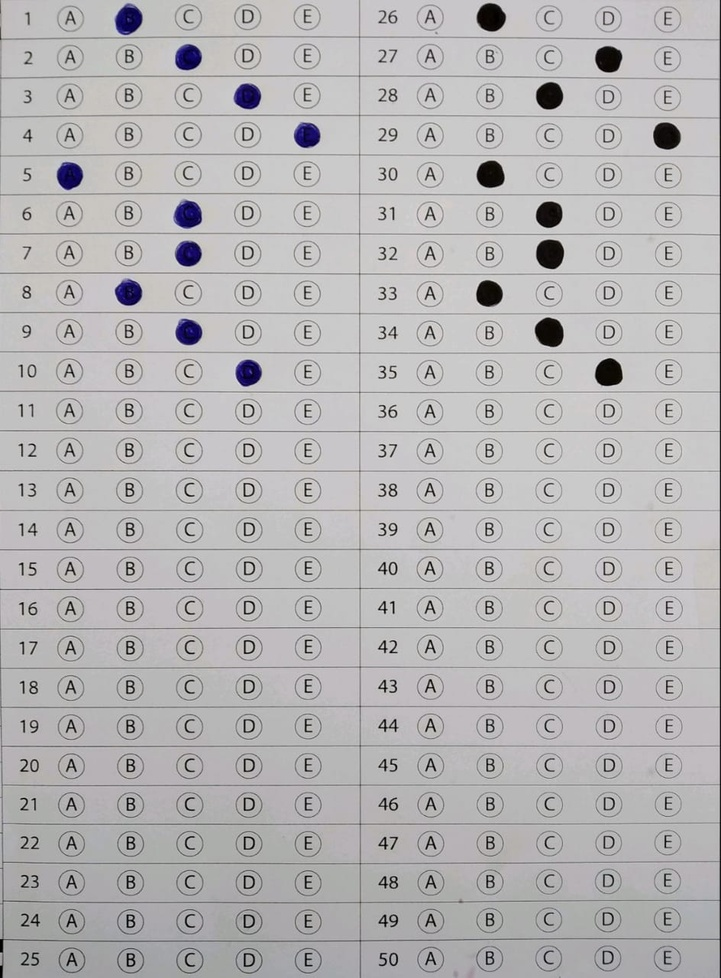
#> input picture images/gabarito.jpeg, 721 x 978 px, shrunk from 944 x 1280 before the run
$ python test.py
#> lines starting #> are read from the running program, lines starting #| are printed output that depends on the picture; after the words box and inside, x2 and y2 are one past the last pixel; in counts of white or black regions, pixels touching at a corner belong together
import numpy as np
import cv2

img = cv2.imread("./images/gabarito.jpeg",0) # 0 seta a leitura para grayscale
img_medianblur = cv2.medianBlur(img,5)
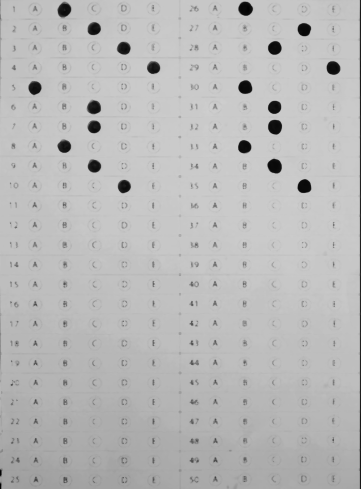
#> img_medianblur: shape (978, 721) (shown at 1/2 size); min 1, max 207, mean 185.9
th1 = cv2.adaptiveThreshold(img,255, cv2.ADAPTIVE_THRESH_GAUSSIAN_C, cv2.THRESH_BINARY,11,7)
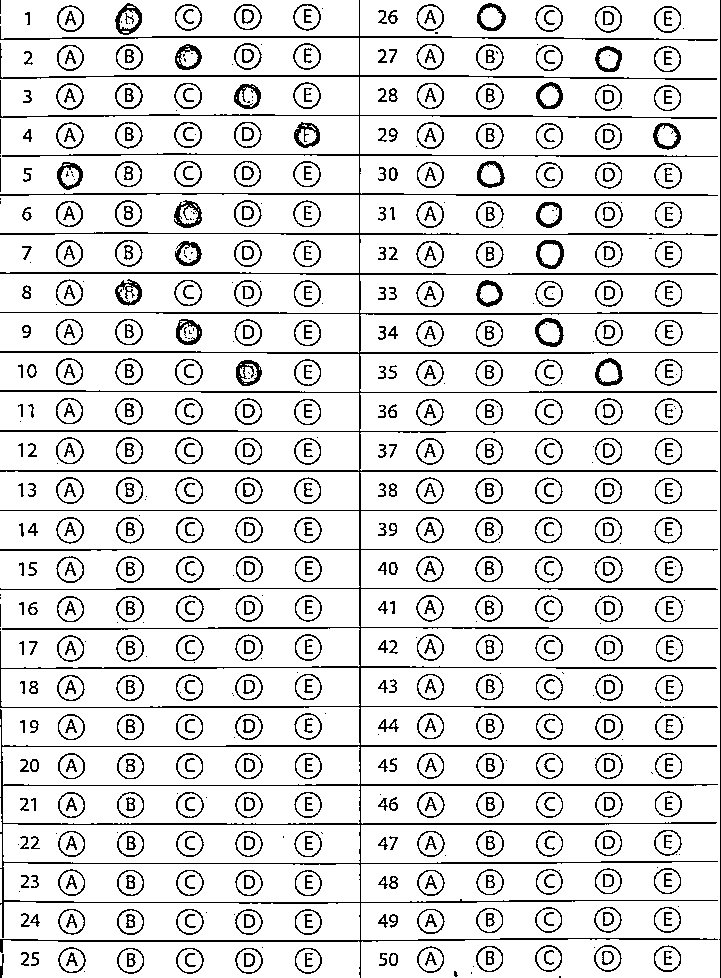
#> th1: shape (978, 721); 87.8% white; black in thin lines or dots
th2 = cv2.adaptiveThreshold(img_medianblur,255, cv2.ADAPTIVE_THRESH_MEAN_C, cv2.THRESH_BINARY,11,7)
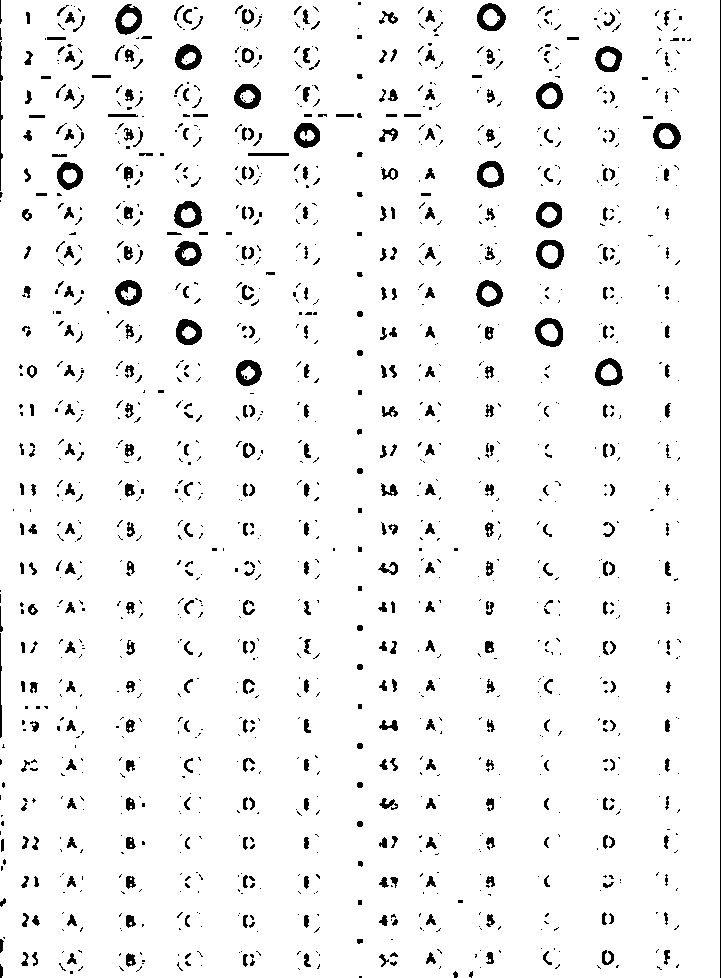
#> th2: shape (978, 721); 95.1% white; 1352 black regions (925 under 20 px)
# [6 lines of commented-out code are left out]
print('tamanho da imagem', th1.shape)
#| tamanho da imagem (978, 721)
output = np.zeros([th1.shape[0], th1.shape[1],1], np.uint8)
output.fill(255)
#> output: shape (978, 721, 1); every value is 255

output_2 = np.zeros([th1.shape[0], th1.shape[1],1], np.uint8)
output_2.fill(255)
countours, hierarchy = cv2.findContours(th1, cv2.RETR_TREE, cv2.CHAIN_APPROX_SIMPLE)
#> countours = 1254 contours, 372 with area under 20; largest, box (x1, y1, x2, y2) and area: (360, 0, 720, 978) 327902, (0, 589, 360, 668) 26342, (0, 116, 359, 194) 26198, (0, 274, 359, 313) 13263, (0, 550, 360, 589) 13262
for i in range(len(countours)):
    cv2.drawContours(output, countours, i, (0,255,0),3)
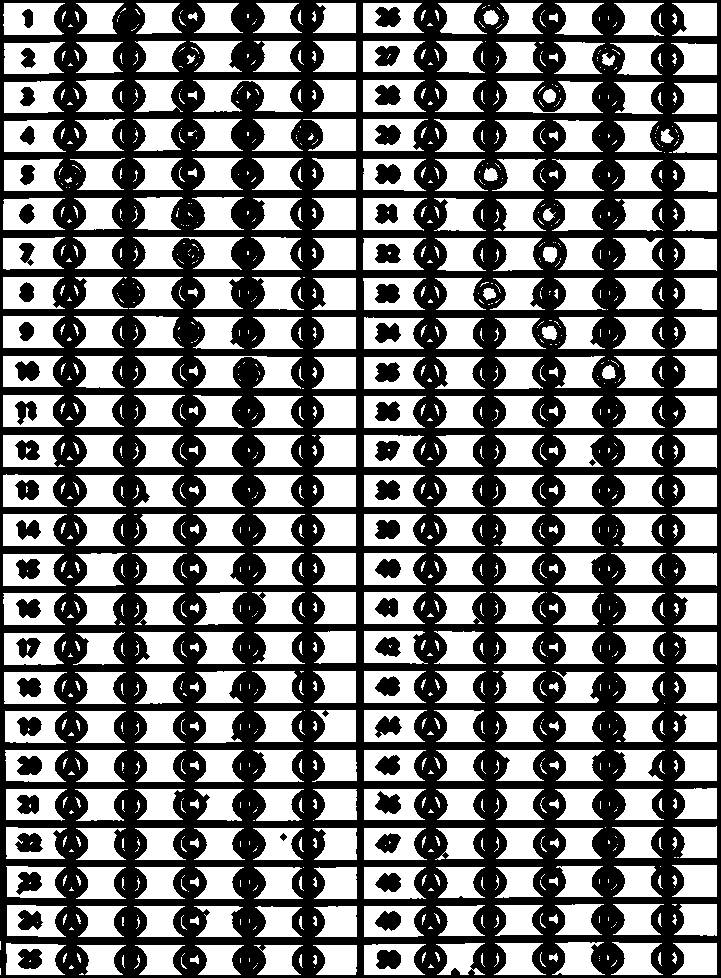
#> output: shape (978, 721, 1); 49.3% white; 1189 white regions (572 under 20 px), largest, box (x1, y1, x2, y2) and area: (133, 237, 244, 270) 2213, (194, 356, 302, 389) 2158, (193, 80, 303, 112) 2146

cv2.imshow('imagem com todos os contornos', output)


countour_number = 0
for i in range(len(countours)):
    isConvex = cv2.isContourConvex(countours[i])
    if(isConvex == True and cv2.contourArea(countours[i]) > 130):
            countour = countours[i]
            countour_number +=1
            cv2.drawContours(output_2, countour, -1, (0,255,0),3)
#> this loop made 1254 passes
#> (isConvex, countour, countour_number) on pass 279: (True, [[0, 511], [0, 548], [358, 548], [358, 511]], 1)
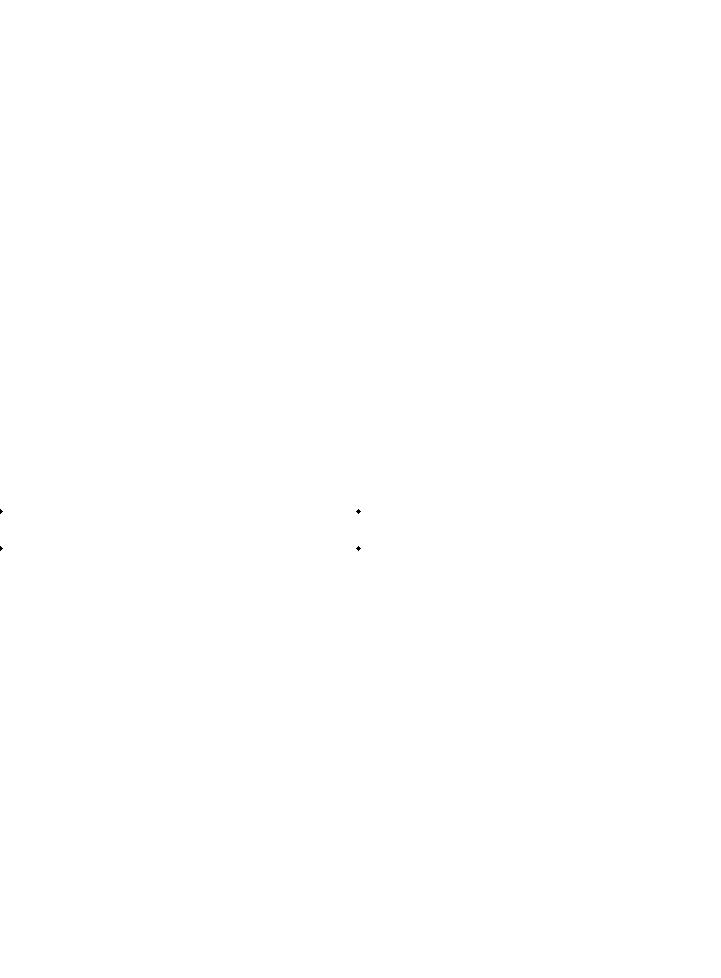
#> output_2: shape (978, 721, 1); 100% white; black in thin lines or dots, all inside (x1, y1, x2, y2) = (0, 509, 361, 551)
#> after the loop, countour_number = 1

print("numero de countours encontrados: ", countour_number)
#| numero de countours encontrados:  1

cv2.imshow("output_2", output_2)

# cv2.imshow('imagem com contornos', output)
# kernel = np.ones((3,3), np.uint8)
# morph open na output
# erosion = cv2.erode(output, kernel, iterations=5)
# cv2.imshow('erosao da imagem', erosion)
# morph close na output

# fill ?

cv2.waitKey()
cv2.destroyAllWindows()

# instalar com -r <nome da file>
# converter imagme pra cinza
# - passar um blur 3x3

$ run again, with images/48_anulada.jpeg copied over images/gabarito.jpeg
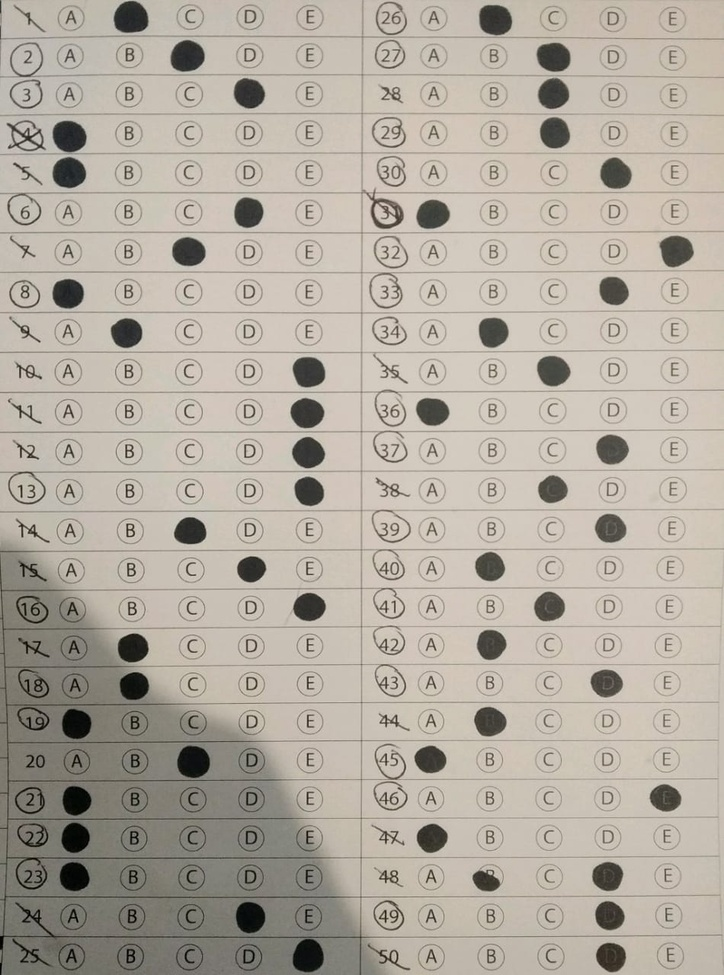
#> input picture images/48_anulada.jpeg, 724 x 975 px, shrunk from 950 x 1280 before the run
#> `th1 = cv2.adaptiveThreshold(img,255, cv2.ADAPTIVE_THRESH_GAUSSIAN_C, c..`:
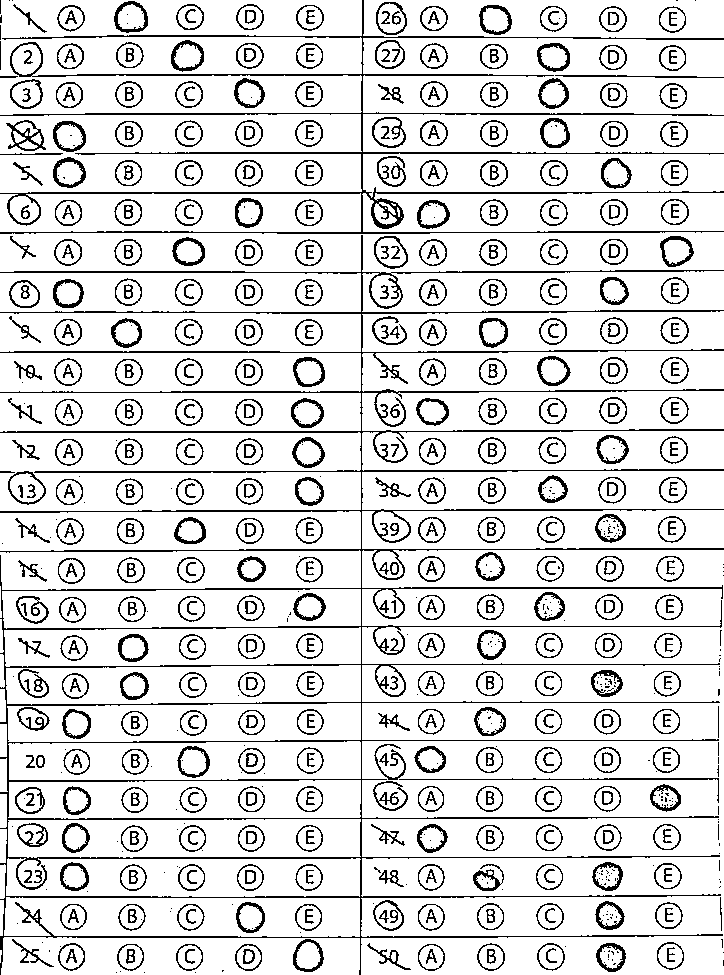
#> th1: shape (975, 724); 86.4% white; black in thin lines or dots
#> th2: shape (975, 724); 91.8% white; 1549 black regions (1068 under 20 px)
#| tamanho da imagem (975, 724)
#> countours = 1328 contours, 470 with area under 20; largest, box (x1, y1, x2, y2) and area: (361, 550, 724, 975) 142788, (0, 232, 724, 312) 39144, (0, 0, 362, 115) 38450, (0, 432, 361, 511) 26576, (0, 114, 362, 193) 26514
#> after the loop `for i in range(len(countours)):`:
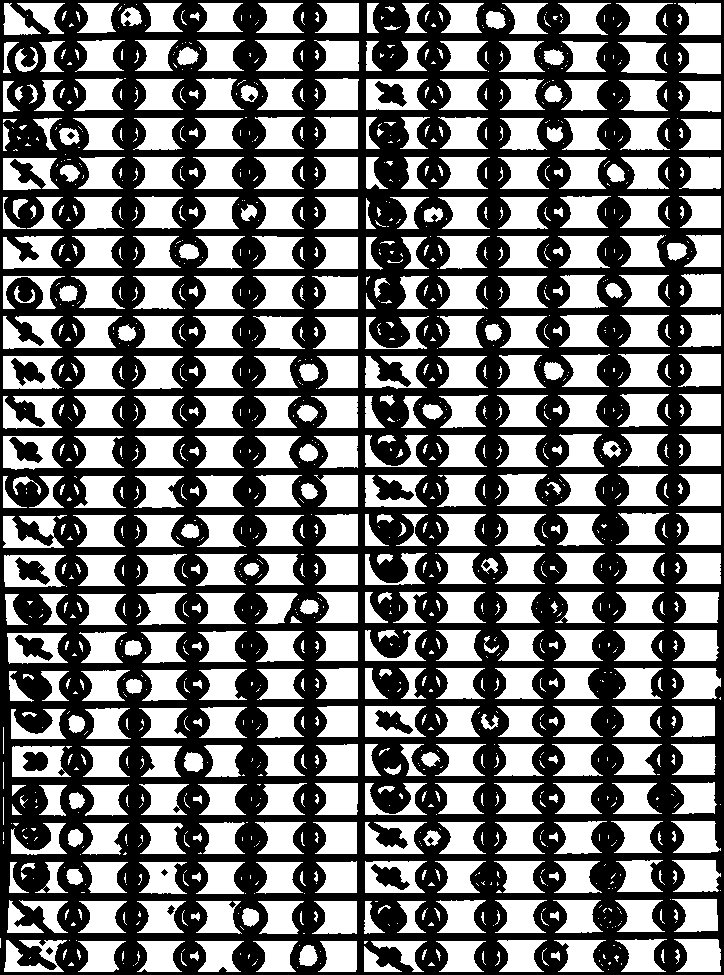
#> output: shape (975, 724, 1); 46.3% white; 1397 white regions (713 under 20 px), largest, box (x1, y1, x2, y2) and area: (3, 236, 64, 269) 1322, (3, 316, 63, 349) 1266, (3, 436, 63, 470) 1255
#> the loop `for i in range(len(countours)):` made 1328 passes
#> (isConvex, countour) on pass 164: (True, [[0, 724], [0, 756], [6, 756], [6, 724]])
#> after the loop `for i in range(len(countours)):`: countour_number = 4
#| numero de countours encontrados:  4

$ run again, with images/img_joao.jpeg copied over images/gabarito.jpeg
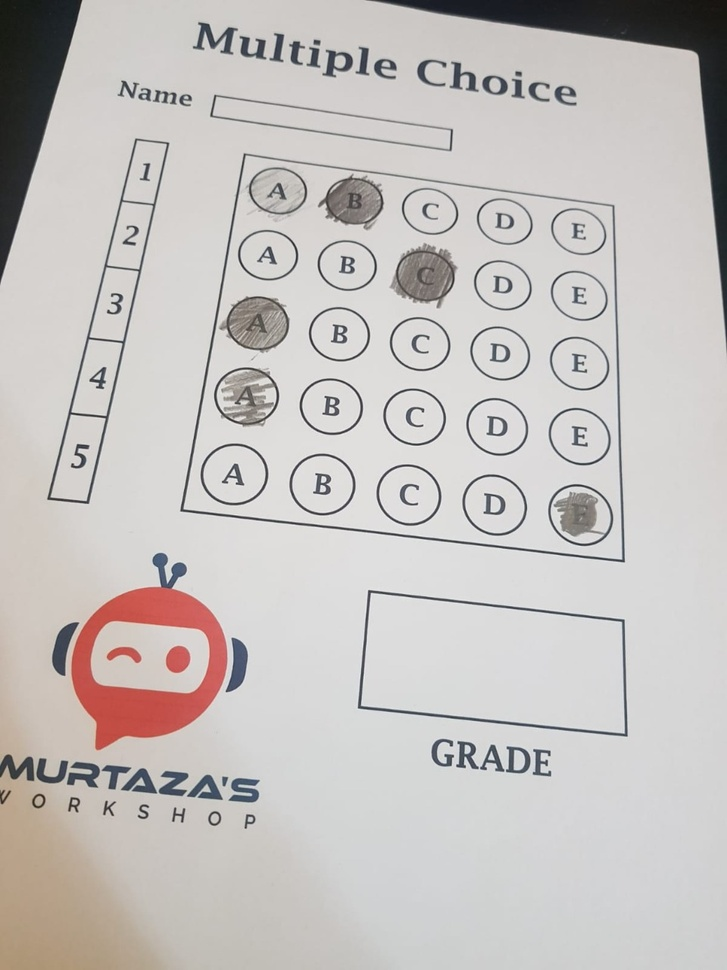
#> input picture images/img_joao.jpeg, 727 x 970 px, shrunk from 960 x 1280 before the run
#> `th1 = cv2.adaptiveThreshold(img,255, cv2.ADAPTIVE_THRESH_GAUSSIAN_C, c..`:
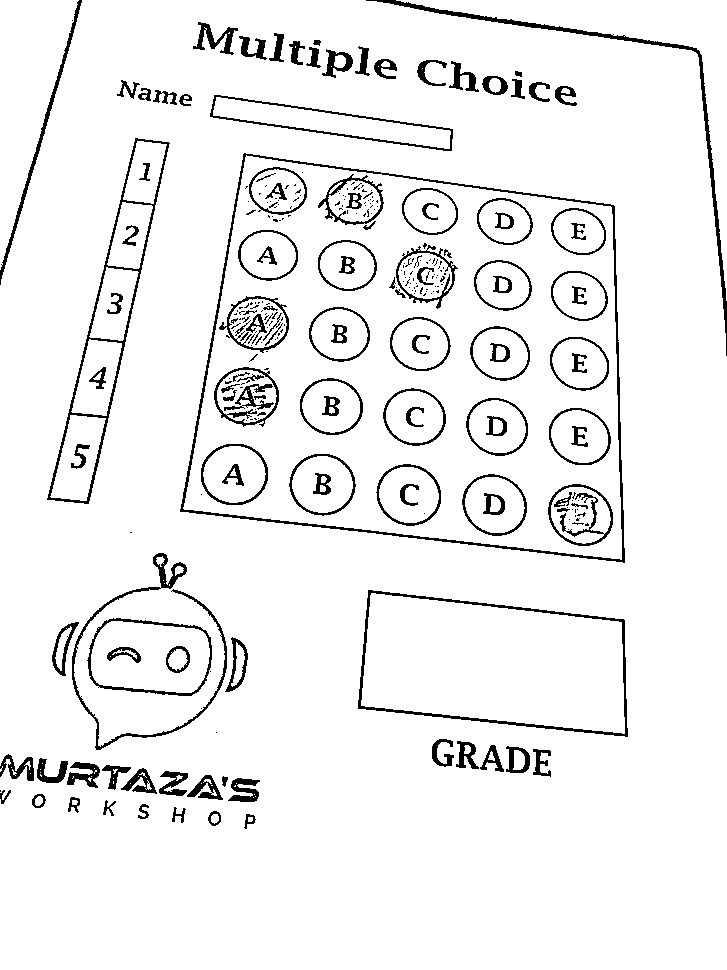
#> th1: shape (970, 727); 93.9% white; 304 black regions (175 under 20 px), largest, box (x1, y1, x2, y2) and area: (180, 153, 625, 563) 3691, (366, 0, 727, 356) 2327, (47, 138, 170, 504) 2322
#> th2: shape (970, 727); 92.6% white; 162 black regions (34 under 20 px)
#| tamanho da imagem (970, 727)
#> countours = 549 contours, 336 with area under 20; largest, box (x1, y1, x2, y2) and area: (0, 0, 727, 970) 676484, (179, 152, 626, 564) 147880, (183, 155, 622, 560) 142669, (357, 589, 629, 738) 31574, (361, 593, 625, 734) 28758
#> after the loop `for i in range(len(countours)):`:
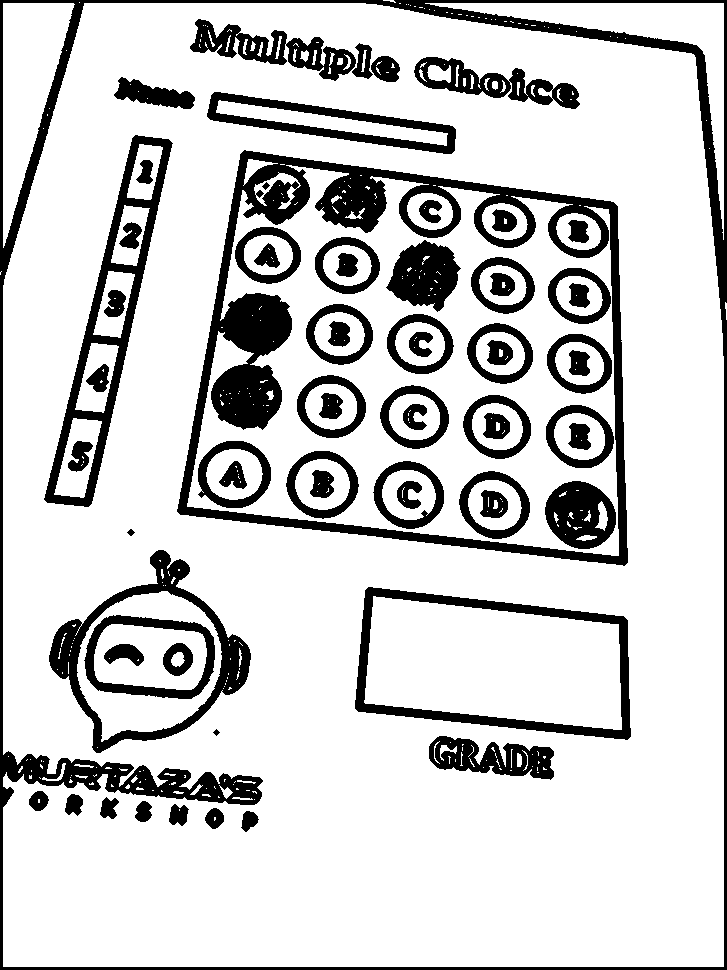
#> output: shape (970, 727, 1); 80.9% white; 67 black regions, largest, box (x1, y1, x2, y2) and area: (177, 150, 628, 566) 28406, (0, 0, 727, 970) 23851, (44, 135, 173, 507) 7649
#> the loop `for i in range(len(countours)):` made 549 passes
#> after the loop `for i in range(len(countours)):`: countour_number = 0
#| numero de countours encontrados:  0
